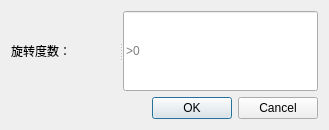
<?xml version="1.0" encoding="UTF-8"?>
<ui version="4.0">
 <class>RotateDialog</class>
 <widget class="QDialog" name="RotateDialog">
  <property name="geometry">
   <rect>
    <x>0</x>
    <y>0</y>
    <width>329</width>
    <height>130</height>
   </rect>
  </property>
  <property name="windowTitle">
   <string>Dialog</string>
  </property>
  <layout class="QVBoxLayout" name="verticalLayout_5">
   <item>
    <layout class="QVBoxLayout" name="verticalLayout">
     <item>
      <layout class="QHBoxLayout" name="horizontalLayout">
       <item>
        <widget class="QSplitter" name="splitter_7">
         <property name="orientation">
          <enum>Qt::Horizontal</enum>
         </property>
         <widget class="QLabel" name="label_7">
          <property name="text">
           <string>旋转度数：</string>
          </property>
         </widget>
         <widget class="QLineEdit" name="lineEditA">
          <property name="inputMask">
           <string/>
          </property>
          <property name="placeholderText">
           <string>&gt;0</string>
          </property>
         </widget>
        </widget>
       </item>
      </layout>
     </item>
     <item>
      <widget class="QDialogButtonBox" name="buttonBox">
       <property name="orientation">
        <enum>Qt::Horizontal</enum>
       </property>
       <property name="standardButtons">
        <set>QDialogButtonBox::Cancel|QDialogButtonBox::Ok</set>
       </property>
      </widget>
     </item>
    </layout>
   </item>
  </layout>
 </widget>
 <resources/>
 <connections>
  <connection>
   <sender>buttonBox</sender>
   <signal>accepted()</signal>
   <receiver>RotateDialog</receiver>
   <slot>accept()</slot>
   <hints>
    <hint type="sourcelabel">
     <x>248</x>
     <y>254</y>
    </hint>
    <hint type="destinationlabel">
     <x>157</x>
     <y>274</y>
    </hint>
   </hints>
  </connection>
  <connection>
   <sender>buttonBox</sender>
   <signal>rejected()</signal>
   <receiver>RotateDialog</receiver>
   <slot>reject()</slot>
   <hints>
    <hint type="sourcelabel">
     <x>316</x>
     <y>260</y>
    </hint>
    <hint type="destinationlabel">
     <x>286</x>
     <y>274</y>
    </hint>
   </hints>
  </connection>
 </connections>
</ui>
